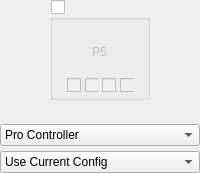
            <widget class="QWidget" name="widgetPlayer5" native="true">
             <layout class="QVBoxLayout" name="verticalLayout_23">
              <property name="spacing">
               <number>5</number>
              </property>
              <property name="leftMargin">
               <number>0</number>
              </property>
              <property name="topMargin">
               <number>0</number>
              </property>
              <property name="rightMargin">
               <number>0</number>
              </property>
              <property name="bottomMargin">
               <number>0</number>
              </property>
              <item alignment="Qt::AlignHCenter">
               <widget class="QGroupBox" name="groupPlayer5Connected">
                <property name="minimumSize">
                 <size>
                  <width>100</width>
                  <height>100</height>
                 </size>
                </property>
                <property name="maximumSize">
                 <size>
                  <width>100</width>
                  <height>100</height>
                 </size>
                </property>
                <property name="title">
                 <string/>
                </property>
                <property name="checkable">
                 <bool>true</bool>
                </property>
                <property name="checked">
                 <bool>false</bool>
                </property>
                <layout class="QVBoxLayout" name="verticalLayout_8" stretch="1,0">
                 <property name="spacing">
                  <number>7</number>
                 </property>
                 <property name="leftMargin">
                  <number>14</number>
                 </property>
                 <property name="topMargin">
                  <number>7</number>
                 </property>
                 <property name="rightMargin">
                  <number>14</number>
                 </property>
                 <property name="bottomMargin">
                  <number>4</number>
                 </property>
                 <item>
                  <widget class="QWidget" name="controllerPlayer5" native="true">
                   <property name="styleSheet">
                    <string notr="true"/>
                   </property>
                   <layout class="QVBoxLayout" name="verticalLayout_16">
                    <property name="topMargin">
                     <number>16</number>
                    </property>
                    <item alignment="Qt::AlignHCenter|Qt::AlignVCenter">
                     <widget class="QLabel" name="labelPlayer5">
                      <property name="text">
                       <string>P5</string>
                      </property>
                     </widget>
                    </item>
                   </layout>
                  </widget>
                 </item>
                 <item alignment="Qt::AlignHCenter">
                  <widget class="QWidget" name="Player5LEDs" native="true">
                   <property name="enabled">
                    <bool>false</bool>
                   </property>
                   <property name="minimumSize">
                    <size>
                     <width>0</width>
                     <height>10</height>
                    </size>
                   </property>
                   <layout class="QHBoxLayout" name="horizontalLayout_11">
                    <property name="spacing">
                     <number>4</number>
                    </property>
                    <property name="leftMargin">
                     <number>0</number>
                    </property>
                    <property name="topMargin">
                     <number>0</number>
                    </property>
                    <property name="rightMargin">
                     <number>0</number>
                    </property>
                    <property name="bottomMargin">
                     <number>0</number>
                    </property>
                    <item>
                     <widget class="QCheckBox" name="checkboxPlayer5LED1">
                      <property name="layoutDirection">
                       <enum>Qt::LeftToRight</enum>
                      </property>
                     </widget>
                    </item>
                    <item>
                     <widget class="QCheckBox" name="checkboxPlayer5LED2"/>
                    </item>
                    <item>
                     <widget class="QCheckBox" name="checkboxPlayer5LED3"/>
                    </item>
                    <item>
                     <widget class="QCheckBox" name="checkboxPlayer5LED4"/>
                    </item>
                   </layout>
                  </widget>
                 </item>
                </layout>
               </widget>
              </item>
              <item>
               <widget class="QWidget" name="Player5Explain" native="true">
                <property name="minimumSize">
                 <size>
                  <width>0</width>
                  <height>10</height>
                 </size>
                </property>
                <property name="maximumSize">
                 <size>
                  <width>150</width>
                  <height>16777215</height>
                 </size>
                </property>
                <layout class="QVBoxLayout" name="verticalLayout_40">
                 <property name="spacing">
                  <number>0</number>
                 </property>
                 <property name="leftMargin">
                  <number>0</number>
                 </property>
                 <property name="topMargin">
                  <number>0</number>
                 </property>
                 <property name="rightMargin">
                  <number>0</number>
                 </property>
                 <property name="bottomMargin">
                  <number>0</number>
                 </property>
                 <item>
                  <widget class="QLabel" name="labelPlayer5Explain">
                   <property name="alignment">
                    <set>Qt::AlignCenter</set>
                   </property>
                  </widget>
                 </item>
                </layout>
               </widget>
              </item>
              <item>
               <widget class="QComboBox" name="comboPlayer5Emulated">
                <item>
                 <property name="text">
                  <string>Pro Controller</string>
                 </property>
                </item>
                <item>
                 <property name="text">
                  <string>Dual Joycons</string>
                 </property>
                </item>
                <item>
                 <property name="text">
                  <string>Left Joycon</string>
                 </property>
                </item>
                <item>
                 <property name="text">
                  <string>Right Joycon</string>
                 </property>
                </item>
               </widget>
              </item>
              <item>
               <widget class="QComboBox" name="comboPlayer5Profile">
                <item>
                 <property name="text">
                  <string>Use Current Config</string>
                 </property>
                </item>
               </widget>
              </item>
             </layout>
            </widget>
